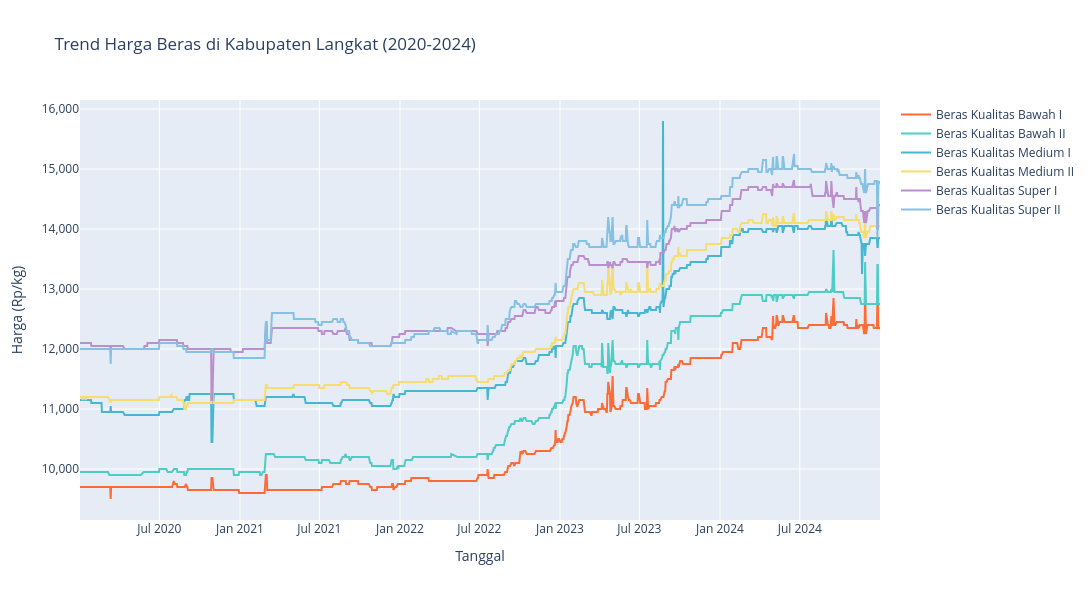
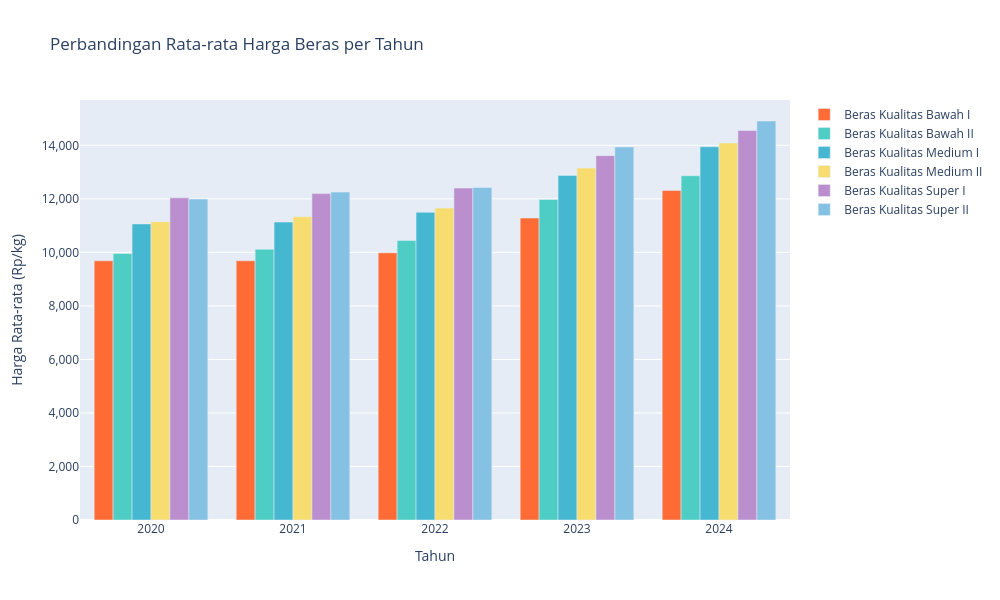
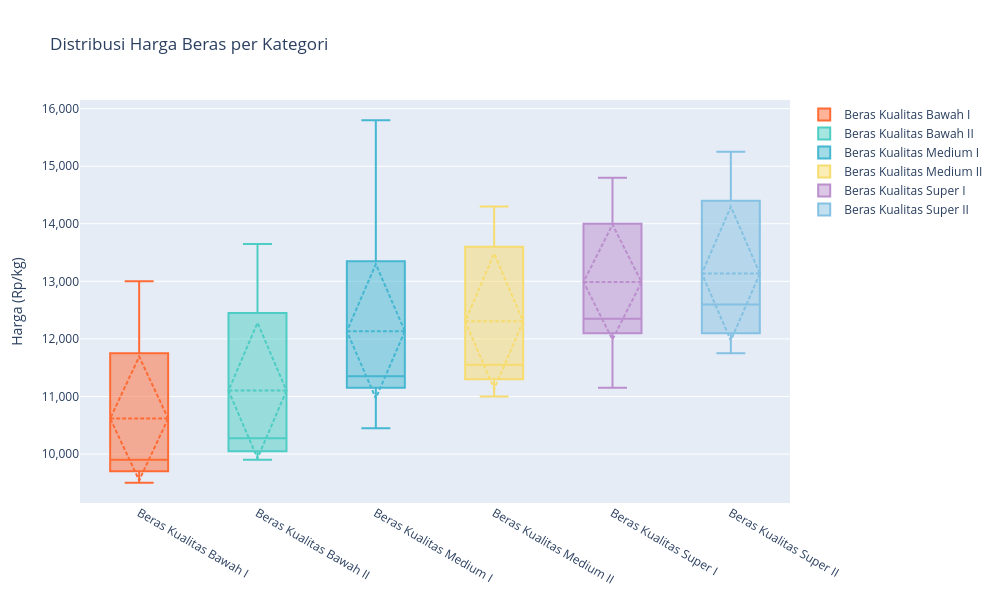
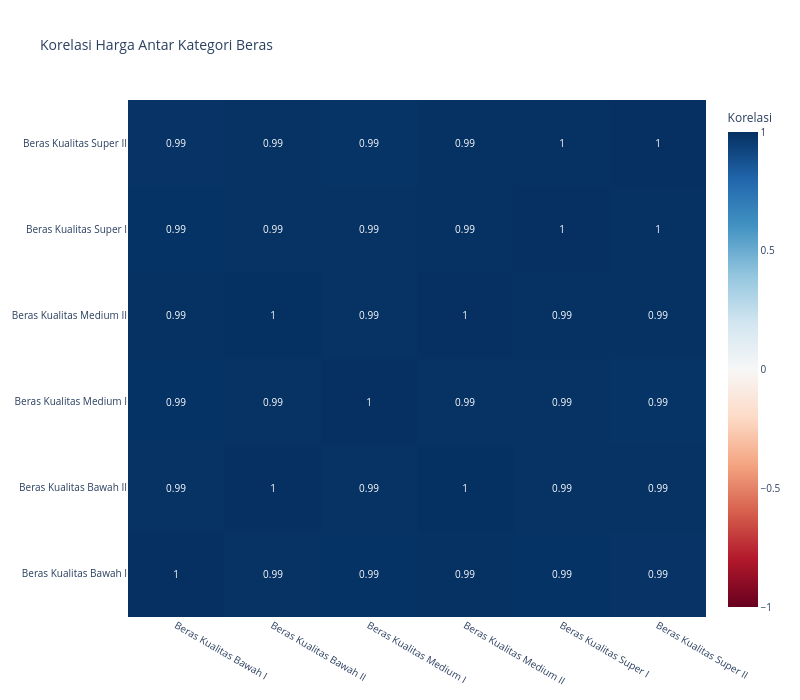

Write notebook code for charts like these, in order.
### Code cell
# Cell 3: Visualisasi Trend Harga Beras + Save

print("📊 Membuat visualisasi trend harga beras...")

# 1. Line chart trend semua kategori beras
fig_all_trends = go.Figure()

colors = ['#FF6B35', '#4ECDC4', '#45B7D1', '#F7DC6F', '#BB8FCE', '#85C1E2']

for i, kategori in enumerate(kategori_beras):
    fig_all_trends.add_trace(go.Scatter(
        x=df['Tanggal'],
        y=df[kategori],
        mode='lines',
        name=kategori,
        line=dict(width=2, color=colors[i % len(colors)]),
        hovertemplate='%{x|%Y-%m-%d}<br>Harga: Rp %{y:,.0f}<extra></extra>'
    ))

fig_all_trends.update_layout(
    title="Trend Harga Beras di Kabupaten Langkat (2020-2024)",
    xaxis_title="Tanggal",
    yaxis_title="Harga (Rp/kg)",
    font=dict(size=12),
    width=1200,
    height=600,
    yaxis={'tickformat': ',.0f'},
    hovermode='x unified',
    legend=dict(
        orientation="v",
        yanchor="top",
        y=1,
        xanchor="left",
        x=1.02
    )
)

fig_all_trends.show()

# 2. Perbandingan harga rata-rata per tahun untuk setiap kategori
yearly_avg = df.groupby('Tahun')[kategori_beras].mean().reset_index()

fig_yearly = go.Figure()

for i, kategori in enumerate(kategori_beras):
    fig_yearly.add_trace(go.Bar(
        name=kategori,
        x=yearly_avg['Tahun'],
        y=yearly_avg[kategori],
        marker_color=colors[i % len(colors)],
        hovertemplate='Tahun %{x}<br>Harga: Rp %{y:,.0f}<extra></extra>'
    ))

fig_yearly.update_layout(
    title="Perbandingan Rata-rata Harga Beras per Tahun",
    xaxis_title="Tahun",
    yaxis_title="Harga Rata-rata (Rp/kg)",
    barmode='group',
    font=dict(size=12),
    width=1000,
    height=600,
    yaxis={'tickformat': ',.0f'},
    xaxis={'dtick': 1}
)

fig_yearly.show()

# 3. Box plot distribusi harga per kategori
fig_box = go.Figure()

for i, kategori in enumerate(kategori_beras):
    fig_box.add_trace(go.Box(
        y=df[kategori],
        name=kategori,
        marker_color=colors[i % len(colors)],
        boxmean='sd'
    ))

fig_box.update_layout(
    title="Distribusi Harga Beras per Kategori",
    yaxis_title="Harga (Rp/kg)",
    font=dict(size=12),
    width=1000,
    height=600,
    yaxis={'tickformat': ',.0f'},
    showlegend=True
)

fig_box.show()

# 4. Heatmap korelasi antar kategori beras
correlation_matrix = df[kategori_beras].corr()

fig_corr = go.Figure(data=go.Heatmap(
    z=correlation_matrix.values,
    x=correlation_matrix.columns,
    y=correlation_matrix.columns,
    colorscale='RdBu',
    zmid=0,
    text=correlation_matrix.values.round(2),
    texttemplate='%{text}',
    textfont={"size": 10},
    colorbar=dict(title="Korelasi")
))

fig_corr.update_layout(
    title="Korelasi Harga Antar Kategori Beras",
    font=dict(size=10),
    width=800,
    height=700
)

fig_corr.show()

# Analisis trend per tahun
print("\n📈 ANALISIS TREND HARGA PER TAHUN:")
print("=" * 80)
for i in range(len(yearly_avg) - 1):
    current_year = int(yearly_avg.iloc[i]['Tahun'])
    next_year = int(yearly_avg.iloc[i + 1]['Tahun'])
    
    print(f"\n{current_year} → {next_year}:")
    for kategori in kategori_beras:
        current_price = yearly_avg.iloc[i][kategori]
        next_price = yearly_avg.iloc[i + 1][kategori]
        change = next_price - current_price
        change_pct = (change / current_price) * 100
        trend = "📈 NAIK" if change > 0 else "📉 TURUN" if change < 0 else "➡️ STABIL"
        
        print(f"  {kategori}: {trend}")
        print(f"    Perubahan: Rp {change:,.0f} ({change_pct:+.2f}%)")

# Save visualizations
fig_all_trends.write_html('flask_components/visualizations/trend_harga_semua_kategori.html')
fig_yearly.write_html('flask_components/visualizations/perbandingan_harga_per_tahun.html')
fig_box.write_html('flask_components/visualizations/distribusi_harga_per_kategori.html')
fig_corr.write_html('flask_components/visualizations/korelasi_harga_antar_kategori.html')

print("\n📊 Visualisasi trend harga berhasil ditampilkan!")
print("💾 Semua visualisasi sudah disimpan!")

# ===== VISUALISASI FAKTOR CUACA (TAMBAHAN SESUAI REVISI) =====
print("\n🌦️  Membuat visualisasi faktor cuaca terhadap harga beras...")

# 5. Trend Temperatur & Curah Hujan harian (dual axis)
fig_weather_trend = make_subplots(specs=[[{"secondary_y": True}]])

fig_weather_trend.add_trace(
    go.Scatter(
        x=df['Tanggal'], y=df['Temperatur'],
        mode='lines', name='Temperatur (°C)',
        line=dict(color='#E74C3C', width=1.5),
        hovertemplate='%{x|%Y-%m-%d}<br>Temperatur: %{y:.1f}°C<extra></extra>'
    ),
    secondary_y=False
)

fig_weather_trend.add_trace(
    go.Bar(
        x=df['Tanggal'], y=df['Curah_Hujan'],
        name='Curah Hujan (mm)',
        marker_color='#3498DB', opacity=0.4,
        hovertemplate='%{x|%Y-%m-%d}<br>Curah Hujan: %{y:.1f}mm<extra></extra>'
    ),
    secondary_y=True
)

fig_weather_trend.update_layout(
    title="Trend Temperatur dan Curah Hujan Harian (2020-2024)",
    font=dict(size=12),
    width=1200,
    height=600,
    hovermode='x unified',
    legend=dict(orientation="h", yanchor="bottom", y=1.02, xanchor="right", x=1)
)
fig_weather_trend.update_yaxes(title_text="Temperatur (°C)", secondary_y=False)
fig_weather_trend.update_yaxes(title_text="Curah Hujan (mm)", secondary_y=True)

fig_weather_trend.show()

# 6. Korelasi Cuaca terhadap Harga Beras (bar chart, per kategori)
weather_corr_long = weather_corr.reset_index().melt(
    id_vars='index', var_name='Faktor Cuaca', value_name='Korelasi'
)
weather_corr_long.columns = ['Kategori', 'Faktor Cuaca', 'Korelasi']
weather_corr_long['Kategori'] = weather_corr_long['Kategori'].str.replace('Beras Kualitas ', '')

fig_weather_corr = px.bar(
    weather_corr_long,
    x='Kategori', y='Korelasi', color='Faktor Cuaca',
    barmode='group',
    title='Korelasi Faktor Cuaca terhadap Harga Beras per Kategori',
    color_discrete_sequence=['#E74C3C', '#3498DB']
)
fig_weather_corr.update_layout(
    width=1100, height=550, font=dict(size=12),
    yaxis_title='Koefisien Korelasi (Pearson)'
)
fig_weather_corr.add_hline(y=0, line_dash='dot', line_color='gray')

fig_weather_corr.show()

print(f"\n📌 CATATAN: Korelasi cuaca terhadap harga relatif lemah (|r| < 0.2),")
print(f"   menunjukkan cuaca bukan faktor dominan, namun tetap relevan")
print(f"   dimasukkan sebagai variabel eksogen sesuai arahan pembimbing.")

# Save weather visualizations
fig_weather_trend.write_html('flask_components/visualizations/trend_cuaca_harian.html')
fig_weather_corr.write_html('flask_components/visualizations/korelasi_cuaca_harga.html')

print("\n🌦️  Visualisasi faktor cuaca berhasil ditampilkan!")
print("💾 Visualisasi cuaca sudah disimpan!")

### Figure 1 — Plotly figure (JSON) as saved in the notebook; plotly's stock layout.template omitted (floating-point values rounded to 4 significant figures; data arrays with more than 128 entries replaced by an {"elided": "..."} marker saying what was removed)
{"data": [{"hovertemplate": "%{x|%Y-%m-%d}<br>Harga: Rp %{y:,.0f}<extra></extra>", "line": {"color": "#FF6B35", "width": 2}, "mode": "lines", "name": "Beras Kualitas Bawah I", "type": "scatter", "x": {"elided": "1258 str values"}, "y": {"elided": "1258 int values"}}, {"hovertemplate": "%{x|%Y-%m-%d}<br>Harga: Rp %{y:,.0f}<extra></extra>", "line": {"color": "#4ECDC4", "width": 2}, "mode": "lines", "name": "Beras Kualitas Bawah II", "type": "scatter", "x": {"elided": "1258 str values"}, "y": {"elided": "1258 int values"}}, {"hovertemplate": "%{x|%Y-%m-%d}<br>Harga: Rp %{y:,.0f}<extra></extra>", "line": {"color": "#45B7D1", "width": 2}, "mode": "lines", "name": "Beras Kualitas Medium I", "type": "scatter", "x": {"elided": "1258 str values"}, "y": {"elided": "1258 int values"}}, {"hovertemplate": "%{x|%Y-%m-%d}<br>Harga: Rp %{y:,.0f}<extra></extra>", "line": {"color": "#F7DC6F", "width": 2}, "mode": "lines", "name": "Beras Kualitas Medium II", "type": "scatter", "x": {"elided": "1258 str values"}, "y": {"elided": "1258 int values"}}, {"hovertemplate": "%{x|%Y-%m-%d}<br>Harga: Rp %{y:,.0f}<extra></extra>", "line": {"color": "#BB8FCE", "width": 2}, "mode": "lines", "name": "Beras Kualitas Super I", "type": "scatter", "x": {"elided": "1258 str values"}, "y": {"elided": "1258 int values"}}, {"hovertemplate": "%{x|%Y-%m-%d}<br>Harga: Rp %{y:,.0f}<extra></extra>", "line": {"color": "#85C1E2", "width": 2}, "mode": "lines", "name": "Beras Kualitas Super II", "type": "scatter", "x": {"elided": "1258 str values"}, "y": {"elided": "1258 int values"}}], "layout": {"font": {"size": 12}, "height": 600, "hovermode": "x unified", "legend": {"orientation": "v", "x": 1.02, "xanchor": "left", "y": 1, "yanchor": "top"}, "title": {"text": "Trend Harga Beras di Kabupaten Langkat (2020-2024)"}, "width": 1200, "xaxis": {"title": {"text": "Tanggal"}}, "yaxis": {"tickformat": ",.0f", "title": {"text": "Harga (Rp/kg)"}}}}

### Figure 2 — Plotly figure (JSON) as saved in the notebook; plotly's stock layout.template omitted (floating-point values rounded to 4 significant figures)
{"data": [{"hovertemplate": "Tahun %{x}<br>Harga: Rp %{y:,.0f}<extra></extra>", "marker": {"color": "#FF6B35"}, "name": "Beras Kualitas Bawah I", "type": "bar", "x": [2020, 2021, 2022, 2023, 2024], "y": [9686.0, 9686.0, 9982.0, 11280.0, 12310.0]}, {"hovertemplate": "Tahun %{x}<br>Harga: Rp %{y:,.0f}<extra></extra>", "marker": {"color": "#4ECDC4"}, "name": "Beras Kualitas Bawah II", "type": "bar", "x": [2020, 2021, 2022, 2023, 2024], "y": [9957.0, 10120.0, 10440.0, 11980.0, 12860.0]}, {"hovertemplate": "Tahun %{x}<br>Harga: Rp %{y:,.0f}<extra></extra>", "marker": {"color": "#45B7D1"}, "name": "Beras Kualitas Medium I", "type": "bar", "x": [2020, 2021, 2022, 2023, 2024], "y": [11060.0, 11130.0, 11500.0, 12880.0, 13950.0]}, {"hovertemplate": "Tahun %{x}<br>Harga: Rp %{y:,.0f}<extra></extra>", "marker": {"color": "#F7DC6F"}, "name": "Beras Kualitas Medium II", "type": "bar", "x": [2020, 2021, 2022, 2023, 2024], "y": [11150.0, 11330.0, 11650.0, 13150.0, 14090.0]}, {"hovertemplate": "Tahun %{x}<br>Harga: Rp %{y:,.0f}<extra></extra>", "marker": {"color": "#BB8FCE"}, "name": "Beras Kualitas Super I", "type": "bar", "x": [2020, 2021, 2022, 2023, 2024], "y": [12040.0, 12200.0, 12400.0, 13620.0, 14550.0]}, {"hovertemplate": "Tahun %{x}<br>Harga: Rp %{y:,.0f}<extra></extra>", "marker": {"color": "#85C1E2"}, "name": "Beras Kualitas Super II", "type": "bar", "x": [2020, 2021, 2022, 2023, 2024], "y": [11990.0, 12250.0, 12430.0, 13940.0, 14910.0]}], "layout": {"barmode": "group", "font": {"size": 12}, "height": 600, "title": {"text": "Perbandingan Rata-rata Harga Beras per Tahun"}, "width": 1000, "xaxis": {"dtick": 1, "title": {"text": "Tahun"}}, "yaxis": {"tickformat": ",.0f", "title": {"text": "Harga Rata-rata (Rp/kg)"}}}}

### Figure 3 — Plotly figure (JSON) as saved in the notebook; plotly's stock layout.template omitted (floating-point values rounded to 4 significant figures; data arrays with more than 128 entries replaced by an {"elided": "..."} marker saying what was removed)
{"data": [{"boxmean": "sd", "marker": {"color": "#FF6B35"}, "name": "Beras Kualitas Bawah I", "type": "box", "y": {"elided": "1258 int values"}}, {"boxmean": "sd", "marker": {"color": "#4ECDC4"}, "name": "Beras Kualitas Bawah II", "type": "box", "y": {"elided": "1258 int values"}}, {"boxmean": "sd", "marker": {"color": "#45B7D1"}, "name": "Beras Kualitas Medium I", "type": "box", "y": {"elided": "1258 int values"}}, {"boxmean": "sd", "marker": {"color": "#F7DC6F"}, "name": "Beras Kualitas Medium II", "type": "box", "y": {"elided": "1258 int values"}}, {"boxmean": "sd", "marker": {"color": "#BB8FCE"}, "name": "Beras Kualitas Super I", "type": "box", "y": {"elided": "1258 int values"}}, {"boxmean": "sd", "marker": {"color": "#85C1E2"}, "name": "Beras Kualitas Super II", "type": "box", "y": {"elided": "1258 int values"}}], "layout": {"font": {"size": 12}, "height": 600, "showlegend": true, "title": {"text": "Distribusi Harga Beras per Kategori"}, "width": 1000, "yaxis": {"tickformat": ",.0f", "title": {"text": "Harga (Rp/kg)"}}}}

### Figure 4 — Plotly figure (JSON) as saved in the notebook; plotly's stock layout.template omitted (floating-point values rounded to 4 significant figures)
{"data": [{"colorbar": {"title": {"text": "Korelasi"}}, "colorscale": [[0, "rgb(103,0,31)"], [0.1, "rgb(178,24,43)"], [0.2, "rgb(214,96,77)"], [0.3, "rgb(244,165,130)"], [0.4, "rgb(253,219,199)"], [0.5, "rgb(247,247,247)"], [0.6, "rgb(209,229,240)"], [0.7, "rgb(146,197,222)"], [0.8, "rgb(67,147,195)"], [0.9, "rgb(33,102,172)"], [1, "rgb(5,48,97)"]], "text": [[1.0, 0.99, 0.99, 0.99, 0.99, 0.99], [0.99, 1.0, 0.99, 1.0, 0.99, 0.99], [0.99, 0.99, 1.0, 0.99, 0.99, 0.99], [0.99, 1.0, 0.99, 1.0, 0.99, 0.99], [0.99, 0.99, 0.99, 0.99, 1.0, 1.0], [0.99, 0.99, 0.99, 0.99, 1.0, 1.0]], "textfont": {"size": 10}, "texttemplate": "%{text}", "type": "heatmap", "x": ["Beras Kualitas Bawah I", "Beras Kualitas Bawah II", "Beras Kualitas Medium I", "Beras Kualitas Medium II", "Beras Kualitas Super I", "Beras Kualitas Super II"], "y": ["Beras Kualitas Bawah I", "Beras Kualitas Bawah II", "Beras Kualitas Medium I", "Beras Kualitas Medium II", "Beras Kualitas Super I", "Beras Kualitas Super II"], "z": [[1.0, 0.9926, 0.9901, 0.9939, 0.9903, 0.9876], [0.9926, 1.0, 0.9918, 0.9971, 0.9911, 0.9922], [0.9901, 0.9918, 1.0, 0.9913, 0.9909, 0.9858], [0.9939, 0.9971, 0.9913, 1.0, 0.9944, 0.9945], [0.9903, 0.9911, 0.9909, 0.9944, 1.0, 0.9955], [0.9876, 0.9922, 0.9858, 0.9945, 0.9955, 1.0]], "zmid": 0}], "layout": {"font": {"size": 10}, "height": 700, "title": {"text": "Korelasi Harga Antar Kategori Beras"}, "width": 800}}
